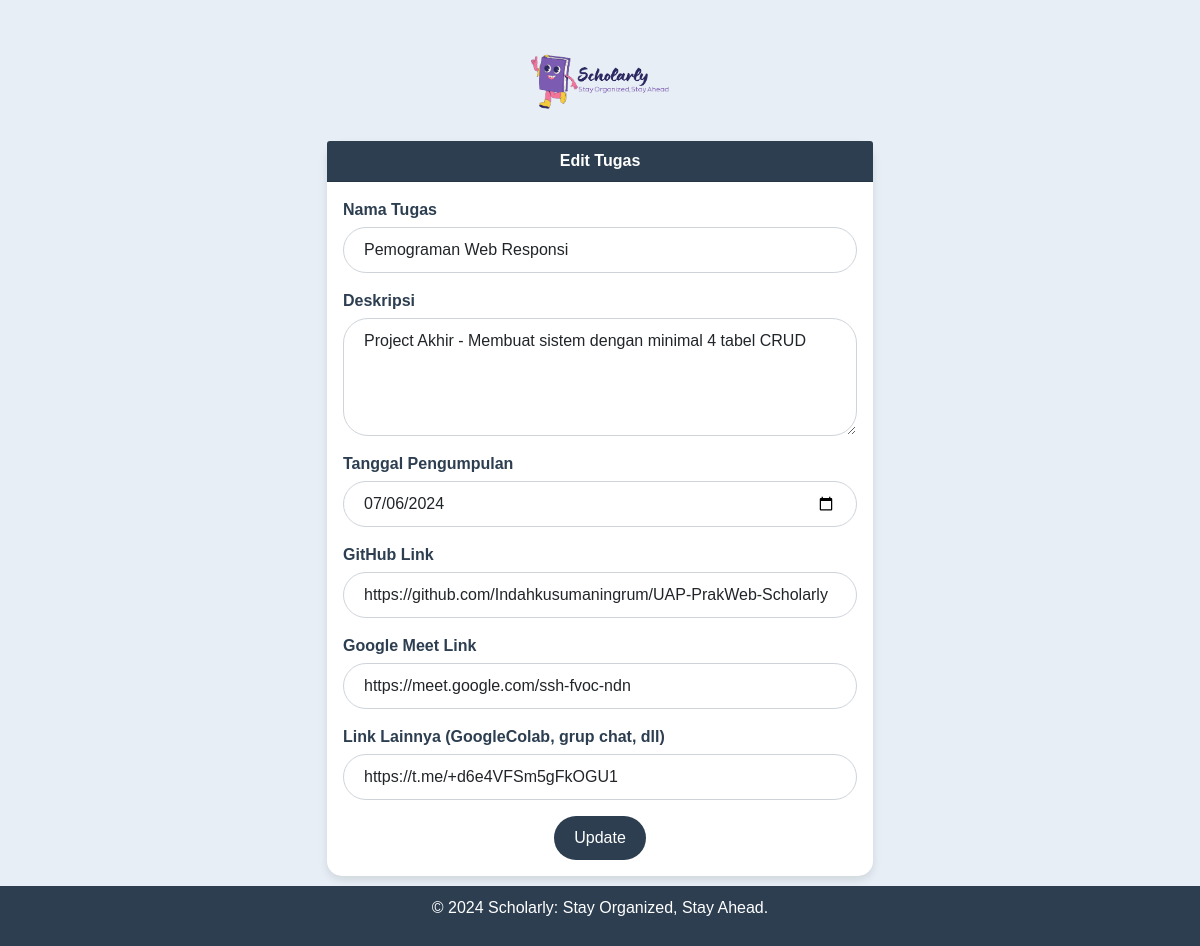
/edit-tugas.php?id=2, run on the app's committed database.
### tables this page shows
CREATE TABLE `tugas` (
  `id` int(11) NOT NULL,
  `nama_tugas` varchar(255) NOT NULL,
  `deskripsi` text DEFAULT NULL,
  `tanggal_pengumpulan` date DEFAULT NULL,
  `github_link` varchar(255) DEFAULT NULL,
  `google_meet_link` varchar(255) DEFAULT NULL,
  `whatsapp_link` varchar(255) DEFAULT NULL
);

### edit-tugas.php (the view, shortened to what this page needs)
<?php
include 'config.php';
if (isset($_GET['id'])) {
    $id = $_GET['id'];
    $result = $mysqli->query("SELECT * FROM tugas WHERE id='$id'");
    $tugas = $result->fetch_assoc();
}
?>
<!DOCTYPE html>
<html lang="en">
<head>
    <link rel="stylesheet" href="css/bootstrap.min.css">
</head>
<body>
    <div class="container mt-5">
        <div class="logo-container">
            <img src="logo.png" alt="Logo" class="logo" width="150">
        </div>
        <div class="row">
            <div class="col-md-6 offset-md-3">
                <div class="card">
                    <div class="card-header">
                        Edit Tugas
                    </div>
                    <div class="card-body">
                        <form action="edit-tugas.php" method="post">
                            <div class="mb-3">
                                <label for="nama_tugas" class="form-label">Nama Tugas</label>
                                <input type="text" class="form-control" id="nama_tugas" name="nama_tugas" value="<?php echo $tugas['nama_tugas']; ?>" required>
                            </div>
                            <div class="mb-3">
                                <label for="deskripsi" class="form-label">Deskripsi</label>
                                <textarea class="form-control" id="deskripsi" name="deskripsi" rows="4" required><?php echo $tugas['deskripsi']; ?></textarea>
                            </div>
                            <div class="mb-3">
                                <label for="tanggal_pengumpulan" class="form-label">Tanggal Pengumpulan</label>
                                <input type="date" class="form-control" id="tanggal_pengumpulan" name="tanggal_pengumpulan" value="<?php echo $tugas['tanggal_pengumpulan']; ?>" required>
                            </div>
                            <div class="mb-3">
                                <label for="github_link" class="form-label">GitHub Link</label>
                                <input type="url" class="form-control" id="github_link" name="github_link" value="<?php echo $tugas['github_link']; ?>">
                            </div>
                            <div class="mb-3">
                                <label for="google_meet_link" class="form-label">Google Meet Link</label>
                                <input type="url" class="form-control" id="google_meet_link" name="google_meet_link" value="<?php echo $tugas['google_meet_link']; ?>">
                            </div>
                            <div class="mb-3">
                                <label for="whatsapp_link" class="form-label">Link Lainnya (GoogleColab, grup chat, dll)</label>
                                <input type="url" class="form-control" id="whatsapp_link" name="whatsapp_link" value="<?php echo $tugas['whatsapp_link']; ?>">
                            </div>
                            <button type="submit" name="update" class="btn btn-primary">Update</button>
                        </form>
                    </div>
                </div>
            </div>
        </div>
    </div>
    <footer>
        <p>&copy; 2024 Scholarly: Stay Organized, Stay Ahead.</p>
    </footer>
</body>
</html>

### edit-tugas.php (style rules this page uses)
body { background-color: #e7eef5; font-family: 'Arial', sans-serif; display: flex; flex-direction: column; min-height: 100vh; margin: 0; }
.container { flex: 1; text-align: center; display: flex; flex-direction: column; justify-content: center; margin-bottom: 10px; }
.logo-container { flex: 1; text-align: center; display: flex; flex-direction: column; justify-content: center; align-items: center; margin-bottom: 10px; }
.card { border: none; border-radius: 15px; box-shadow: 0 4px 8px rgba(0, 0, 0, 0.1); }
.card-header { background-color: #2c3e50; color: white; font-weight: bold; text-align: center; border-top-left-radius: 15px; border-top-right-radius: 15px; }
.btn-primary { background-color: #2c3e50; border: none; border-radius: 25px; padding: 10px 20px; font-size: 16px; }
.logo { margin-bottom: 20px; }
.form-label { font-weight: bold; color: #2c3e50; margin-bottom: 5px; }
.form-control, .form-select { border-radius: 25px; padding: 10px 20px; border: 1px solid #ced4da; transition: border-color 0.3s; }
.form-control::placeholder { color: #adb5bd; }
.mb-3 { text-align: left; }
footer { margin-top: auto; background-color: #2c3e50; color: white; text-align: center; padding: 10px 0; position: static; }

### data on the page
tugas: nama_tugas "Pemograman Web Responsi", deskripsi "Project Akhir - Membuat sistem dengan minimal 4 tabel CRUD", tanggal_pengumpulan "07/06/2024", github_link "https://github.com/Indahkusumaningrum/UAP-PrakWeb-Scholarly", google_meet_link "https://meet.google.com/ssh-fvoc-ndn", whatsapp_link "https://t.me/+d6e4VFSm5gFkOGU1"
